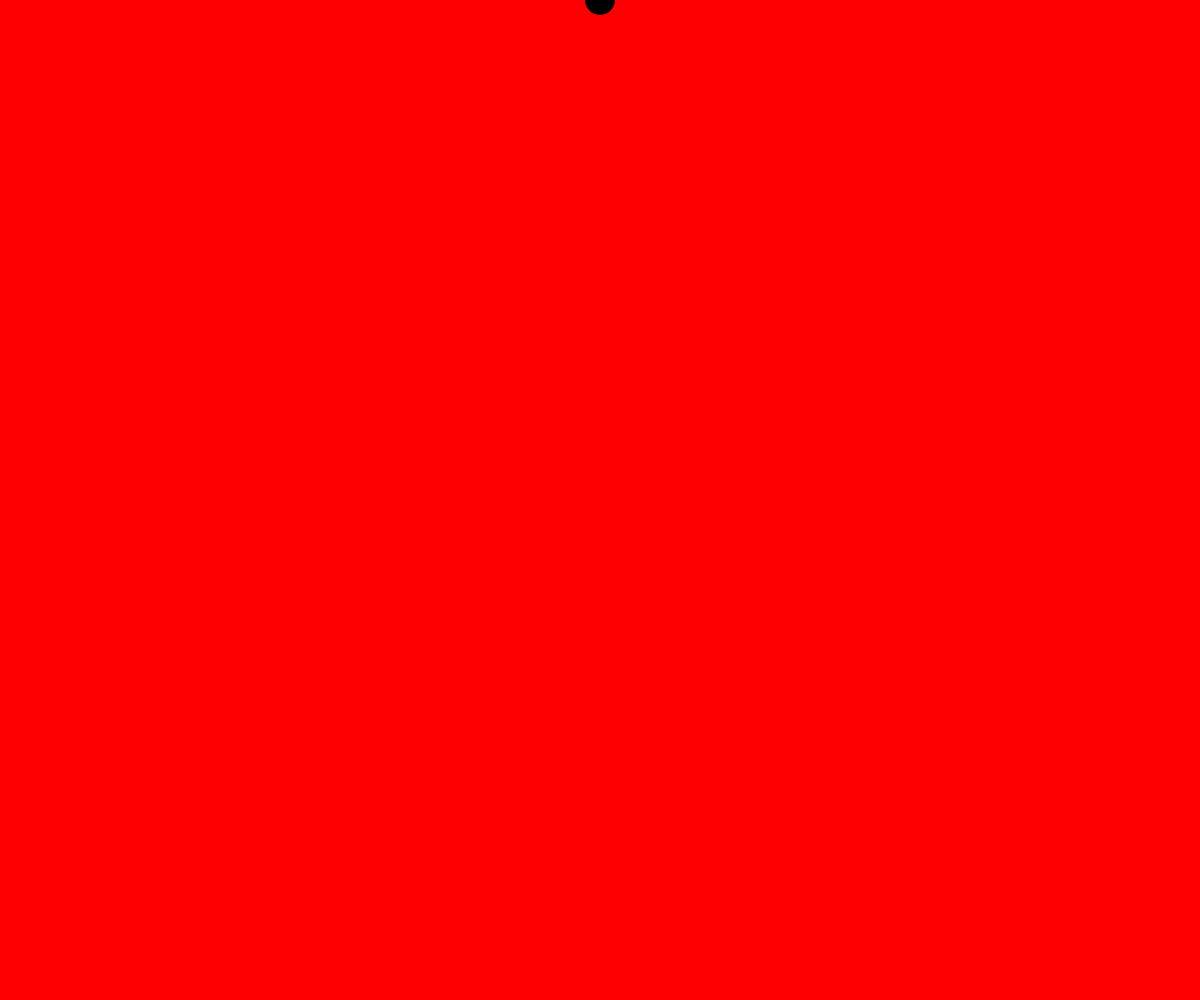
Frame 1 (no input)
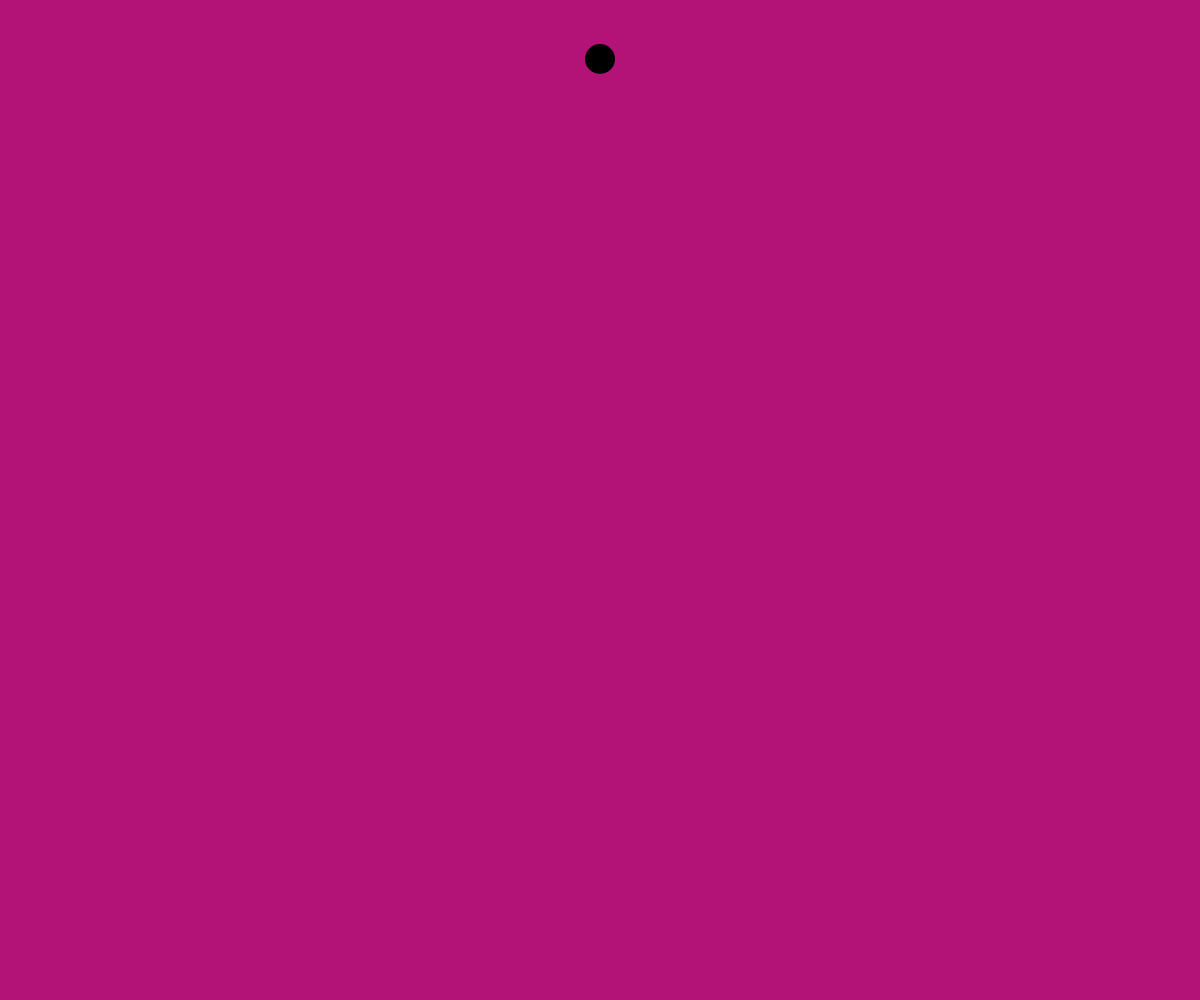
Frame 60 (no input)
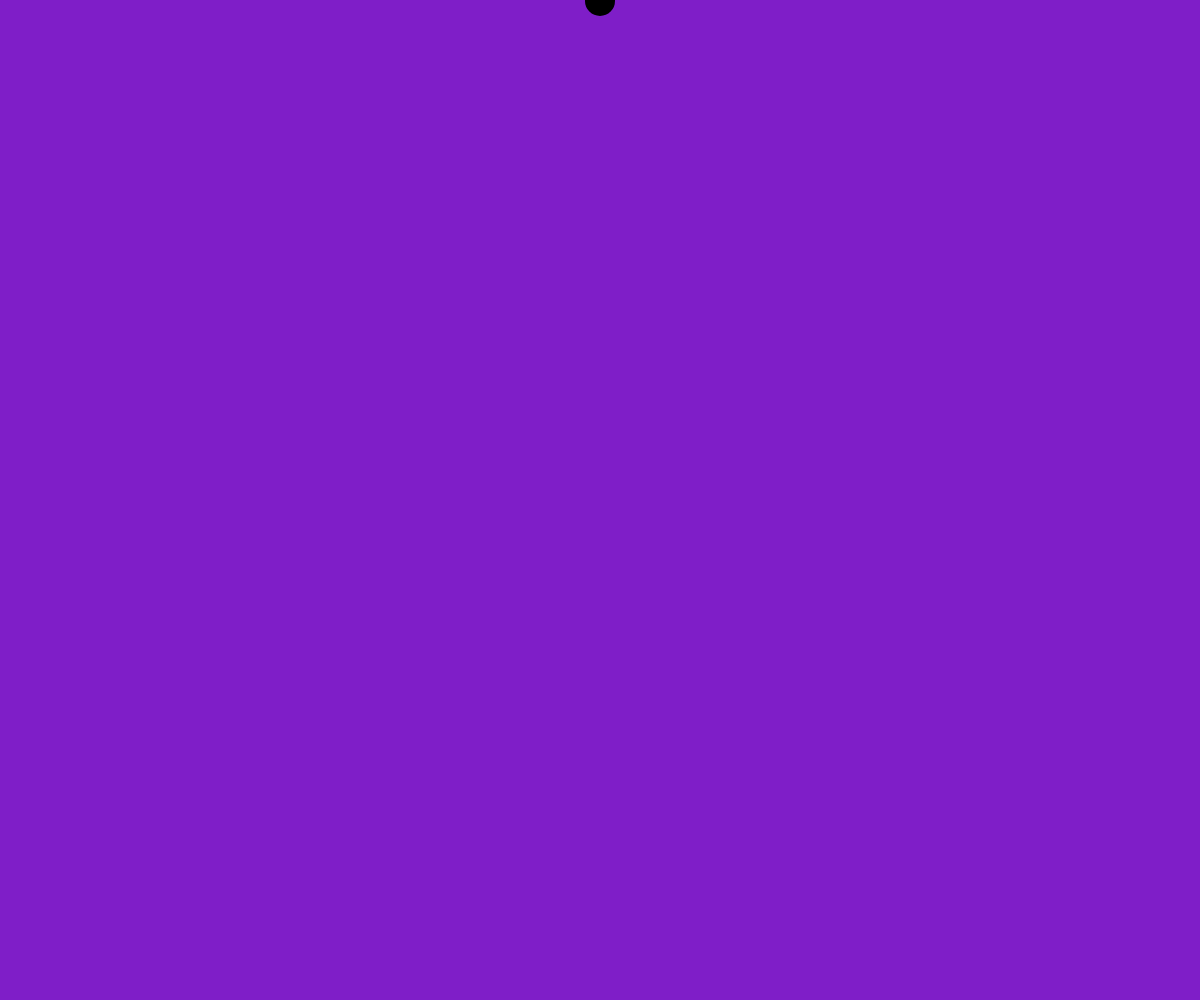
Frame 120 (the mouse pressed at the canvas centre since frame 60)

The p5.js sketch that drew these frames (run headless with seeded random() and noise() and a simulated clock; from frame 60 on, the mouse is pressed at the canvas centre):

// p5.js sketch
// ── sketch.js
var startColor;
var endColor;
var counter;
var bgColor;
var y = 0;
var ySpeed = 1;

function setup() {
  // uncomment this line to make the canvas the full size of the window
   	createCanvas(windowWidth, windowHeight);
	startColor = color(255,0,0);
	endColor = color(127,30,200);
	counter = 0;
	bgColor = lerpColor(startColor, endColor, counter);

}

function draw() {
  	// draw stuff here
  	background(bgColor);
  	counter = counter + .01;
	bgColor = lerpColor(startColor, endColor, counter);
	noStroke();
	fill(0);
	ellipse(width/2, y, 30, 30);
	y = y + ySpeed;
}

function keyPressed() {
	counter = 0;
}
function mousePressed() {
	ySpeed = ySpeed * -1;
}

function mouseDragged() {
	ySpeed = ySpeed * 1.01;
}
